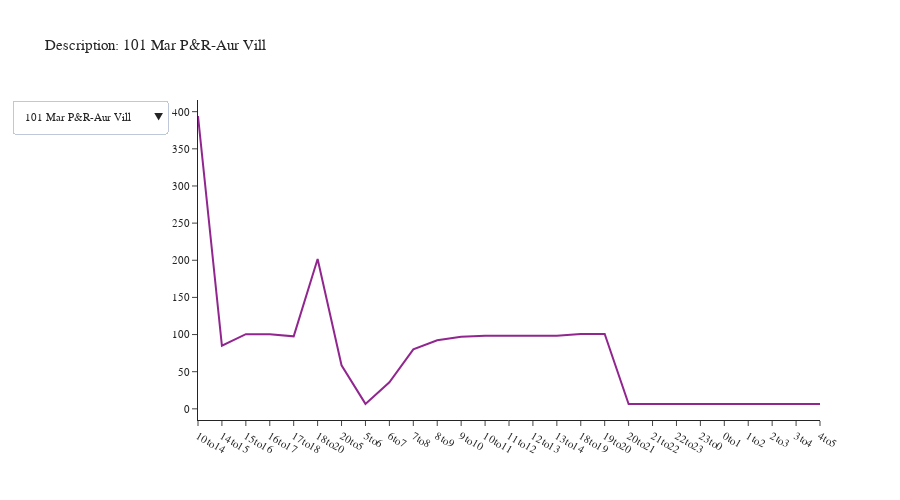

This figure's notebook cell:
### Markdown cell above
### boarding by time of day

### Code cell
def create_tod_chart(df):
    # Create a figure
    fig = go.Figure()

    # Add traces for each description
    for description in descriptions:

        _df = df[df['description'] == description].copy()
        _df = pd.pivot_table(_df, index='tod', columns='description', values='boardings')
        
        tod_list = ['5to6', '6to7', '7to8', '8to9', '9to10', '14to15', '15to16', '16to17', '17to18']

        # Smooth out time periods
        if '10to14' in _df.index:
            _df.loc['10to11'] = _df.loc['10to14'] / 4.0
            _df.loc['11to12'] = _df.loc['10to14'] / 4.0
            _df.loc['12to13'] = _df.loc['10to14'] / 4.0
            _df.loc['13to14'] = _df.loc['10to14'] / 4.0
            tod_list += ['10to11', '11to12', '12to13', '13to14']
        if '18to20' in _df.index:
            _df.loc['18to19'] = _df.loc['18to20'] / 2.0
            _df.loc['19to20'] = _df.loc['18to20'] / 2.0
            tod_list += ['18to19', '19to20']
        if '20to5' in  _df.index:
            tod_list += ['20to21', '21to22', '22to23', '23to0','0to1', '1to2', '2to3', '3to4', '4to5']
            _df.loc['20to21'] = _df.loc['20to5'] / 9.0
            _df.loc['21to22'] = _df.loc['20to5'] / 9.0
            _df.loc['22to23'] = _df.loc['20to5'] / 9.0
            _df.loc['23to0'] = _df.loc['20to5'] / 9.0
            _df.loc['0to1'] = _df.loc['20to5'] / 9.0
            _df.loc['1to2'] = _df.loc['20to5'] / 9.0
            _df.loc['2to3'] = _df.loc['20to5'] / 9.0
            _df.loc['3to4'] = _df.loc['20to5'] / 9.0
            _df.loc['4to5'] = _df.loc['20to5'] / 9.0

        _df = _df.reset_index()
        _df.index = _df.tod
        _df.drop('tod', axis=1, inplace=True)
        _df = _df.loc[_df.index, description]

        fig.add_trace(go.Scatter(x=_df.index, y=_df, mode='lines', name=description, visible=False))

    # Make the first trace visible
    fig.data[0].visible = True

    # Create dropdown menu
    dropdown_buttons = [
        {'label': description, 'method': 'update', 'args': [{'visible': [description == desc for desc in descriptions]}, {'title': f'Description: {description}'}]}
        for description in descriptions
    ]

    # Update layout with dropdown
    fig.update_layout(
        updatemenus=[{
            'buttons': dropdown_buttons,
            'direction': 'down',
            'showactive': True,
        }],
        title='Description: ' + descriptions[0],
        height=500,
        width=900,
        font=dict(size=11),
        yaxis_tickformat='.00f'
    )

    return fig




# Create a list of unique descriptions to display
descriptions = df_transit_line['description'].unique()[0:10]
# print(descriptions)
df_test = df_transit_line[df_transit_line['description'].isin(descriptions)].copy()
df = df_test.groupby(['tod', 'description']).agg({'boardings': 'sum'}).reset_index()


fig = create_tod_chart(df)
fig.show()

### Figure 1 — Plotly figure (JSON) as saved in the notebook; plotly's stock layout.template omitted (floating-point values rounded to 4 significant figures)
{"data": [{"mode": "lines", "name": "101 Mar P&R-Aur Vill", "type": "scatter", "visible": true, "x": ["10to14", "14to15", "15to16", "16to17", "17to18", "18to20", "20to5", "5to6", "6to7", "7to8", "8to9", "9to10", "10to11", "11to12", "12to13", "13to14", "18to19", "19to20", "20to21", "21to22", "22to23", "23to0", "0to1", "1to2", "2to3", "3to4", "4to5"], "y": [394.2, 84.93, 100.5, 100.3, 97.54, 201.7, 58.61, 6.679, 35.72, 80.0, 92.29, 97.15, 98.54, 98.54, 98.54, 98.54, 100.8, 100.8, 6.512, 6.512, 6.512, 6.512, 6.512, 6.512, 6.512, 6.512, 6.512]}, {"mode": "lines", "name": "105 Mariner P&R-Both", "type": "scatter", "visible": false, "x": ["10to14", "14to15", "15to16", "16to17", "17to18", "18to20", "20to5", "5to6", "6to7", "7to8", "8to9", "9to10", "10to11", "11to12", "12to13", "13to14", "18to19", "19to20", "20to21", "21to22", "22to23", "23to0", "0to1", "1to2", "2to3", "3to4", "4to5"], "y": [118.6, 33.33, 56.47, 40.8, 41.12, 37.3, 26.45, 11.53, 22.71, 37.21, 22.49, 25.62, 29.66, 29.66, 29.66, 29.66, 18.65, 18.65, 2.939, 2.939, 2.939, 2.939, 2.939, 2.939, 2.939, 2.939, 2.939]}, {"mode": "lines", "name": "106 Mariner P&R-Both", "type": "scatter", "visible": false, "x": ["16to17", "17to18", "18to20", "5to6", "6to7", "7to8", "18to19", "19to20"], "y": [40.37, 47.75, 11.53, 11.34, 30.87, 21.88, 5.765, 5.765]}, {"mode": "lines", "name": "109 Ash Wy P&R-LkStv", "type": "scatter", "visible": false, "x": ["10to14", "14to15", "15to16", "16to17", "17to18", "18to20", "20to5", "5to6", "6to7", "7to8", "8to9", "9to10", "10to11", "11to12", "12to13", "13to14", "18to19", "19to20", "20to21", "21to22", "22to23", "23to0", "0to1", "1to2", "2to3", "3to4", "4to5"], "y": [166.5, 38.48, 70.25, 29.19, 71.13, 97.91, 48.44, 20.28, 25.52, 41.97, 30.22, 42.39, 41.63, 41.63, 41.63, 41.63, 48.95, 48.95, 5.382, 5.382, 5.382, 5.382, 5.382, 5.382, 5.382, 5.382, 5.382]}, {"mode": "lines", "name": "112 MLT TC-Ash P&R", "type": "scatter", "visible": false, "x": ["10to14", "14to15", "15to16", "16to17", "17to18", "18to20", "20to5", "5to6", "6to7", "7to8", "8to9", "9to10", "10to11", "11to12", "12to13", "13to14", "18to19", "19to20", "20to21", "21to22", "22to23", "23to0", "0to1", "1to2", "2to3", "3to4", "4to5"], "y": [58.28, 12.95, 24.52, 12.82, 12.32, 43.5, 6.293, 11.94, 7.593, 10.45, 20.8, 15.73, 14.57, 14.57, 14.57, 14.57, 21.75, 21.75, 0.6992, 0.6992, 0.6992, 0.6992, 0.6992, 0.6992, 0.6992, 0.6992, 0.6992]}, {"mode": "lines", "name": "113 Mukilteo-Lynn TC", "type": "scatter", "visible": false, "x": ["10to14", "14to15", "15to16", "16to17", "17to18", "18to20", "20to5", "5to6", "6to7", "7to8", "8to9", "9to10", "10to11", "11to12", "12to13", "13to14", "18to19", "19to20", "20to21", "21to22", "22to23", "23to0", "0to1", "1to2", "2to3", "3to4", "4to5"], "y": [174.3, 87.56, 59.9, 64.97, 67.6, 113.3, 30.84, 14.61, 14.65, 46.32, 54.15, 50.67, 43.58, 43.58, 43.58, 43.58, 56.66, 56.66, 3.427, 3.427, 3.427, 3.427, 3.427, 3.427, 3.427, 3.427, 3.427]}, {"mode": "lines", "name": "115 McClm P&R-AurVil", "type": "scatter", "visible": false, "x": ["10to14", "14to15", "15to16", "16to17", "17to18", "18to20", "20to5", "5to6", "6to7", "7to8", "8to9", "9to10", "10to11", "11to12", "12to13", "13to14", "18to19", "19to20", "20to21", "21to22", "22to23", "23to0", "0to1", "1to2", "2to3", "3to4", "4to5"], "y": [455.7, 105.4, 206.3, 68.7, 116.0, 199.5, 42.17, 21.94, 68.35, 93.53, 119.2, 114.2, 113.9, 113.9, 113.9, 113.9, 99.74, 99.74, 4.686, 4.686, 4.686, 4.686, 4.686, 4.686, 4.686, 4.686, 4.686]}, {"mode": "lines", "name": "116 Edm-Silver Firs", "type": "scatter", "visible": false, "x": ["10to14", "14to15", "15to16", "16to17", "17to18", "18to20", "20to5", "5to6", "6to7", "7to8", "8to9", "9to10", "10to11", "11to12", "12to13", "13to14", "18to19", "19to20", "20to21", "21to22", "22to23", "23to0", "0to1", "1to2", "2to3", "3to4", "4to5"], "y": [669.6, 177.4, 120.7, 200.8, 83.03, 198.7, 75.73, 51.21, 121.3, 75.33, 208.0, 98.35, 167.4, 167.4, 167.4, 167.4, 99.33, 99.33, 8.414, 8.414, 8.414, 8.414, 8.414, 8.414, 8.414, 8.414, 8.414]}, {"mode": "lines", "name": "119 Ash P&R-MLT TC", "type": "scatter", "visible": false, "x": ["10to14", "14to15", "15to16", "16to17", "17to18", "18to20", "20to5", "5to6", "6to7", "7to8", "8to9", "9to10", "10to11", "11to12", "12to13", "13to14", "18to19", "19to20", "20to21", "21to22", "22to23", "23to0", "0to1", "1to2", "2to3", "3to4", "4to5"], "y": [52.3, 10.31, 14.3, 18.15, 9.305, 25.75, 1.362, 2.557, 11.05, 15.15, 18.94, 7.974, 13.07, 13.07, 13.07, 13.07, 12.87, 12.87, 0.1514, 0.1514, 0.1514, 0.1514, 0.1514, 0.1514, 0.1514, 0.1514, 0.1514]}, {"mode": "lines", "name": "120 Canyon Pk-Lyn TC", "type": "scatter", "visible": false, "x": ["10to14", "14to15", "15to16", "16to17", "17to18", "18to20", "20to5", "5to6", "6to7", "7to8", "8to9", "9to10", "10to11", "11to12", "12to13", "13to14", "18to19", "19to20", "20to21", "21to22", "22to23", "23to0", "0to1", "1to2", "2to3", "3to4", "4to5"], "y": [159.9, 45.72, 58.37, 40.77, 45.62, 87.4, 26.67, 28.08, 32.33, 43.01, 52.33, 34.23, 39.98, 39.98, 39.98, 39.98, 43.7, 43.7, 2.963, 2.963, 2.963, 2.963, 2.963, 2.963, 2.963, 2.963, 2.963]}], "layout": {"font": {"size": 11}, "height": 500, "title": {"text": "Description: 101 Mar P&R-Aur Vill"}, "updatemenus": [{"buttons": [{"args": [{"visible": [true, false, false, false, false, false, false, false, false, false]}, {"title": "Description: 101 Mar P&R-Aur Vill"}], "label": "101 Mar P&R-Aur Vill", "method": "update"}, {"args": [{"visible": [false, true, false, false, false, false, false, false, false, false]}, {"title": "Description: 105 Mariner P&R-Both"}], "label": "105 Mariner P&R-Both", "method": "update"}, {"args": [{"visible": [false, false, true, false, false, false, false, false, false, false]}, {"title": "Description: 106 Mariner P&R-Both"}], "label": "106 Mariner P&R-Both", "method": "update"}, {"args": [{"visible": [false, false, false, true, false, false, false, false, false, false]}, {"title": "Description: 109 Ash Wy P&R-LkStv"}], "label": "109 Ash Wy P&R-LkStv", "method": "update"}, {"args": [{"visible": [false, false, false, false, true, false, false, false, false, false]}, {"title": "Description: 112 MLT TC-Ash P&R"}], "label": "112 MLT TC-Ash P&R", "method": "update"}, {"args": [{"visible": [false, false, false, false, false, true, false, false, false, false]}, {"title": "Description: 113 Mukilteo-Lynn TC"}], "label": "113 Mukilteo-Lynn TC", "method": "update"}, {"args": [{"visible": [false, false, false, false, false, false, true, false, false, false]}, {"title": "Description: 115 McClm P&R-AurVil"}], "label": "115 McClm P&R-AurVil", "method": "update"}, {"args": [{"visible": [false, false, false, false, false, false, false, true, false, false]}, {"title": "Description: 116 Edm-Silver Firs"}], "label": "116 Edm-Silver Firs", "method": "update"}, {"args": [{"visible": [false, false, false, false, false, false, false, false, true, false]}, {"title": "Description: 119 Ash P&R-MLT TC"}], "label": "119 Ash P&R-MLT TC", "method": "update"}, {"args": [{"visible": [false, false, false, false, false, false, false, false, false, true]}, {"title": "Description: 120 Canyon Pk-Lyn TC"}], "label": "120 Canyon Pk-Lyn TC", "method": "update"}], "direction": "down", "showactive": true}], "width": 900, "yaxis": {"tickformat": ".00f"}}}
